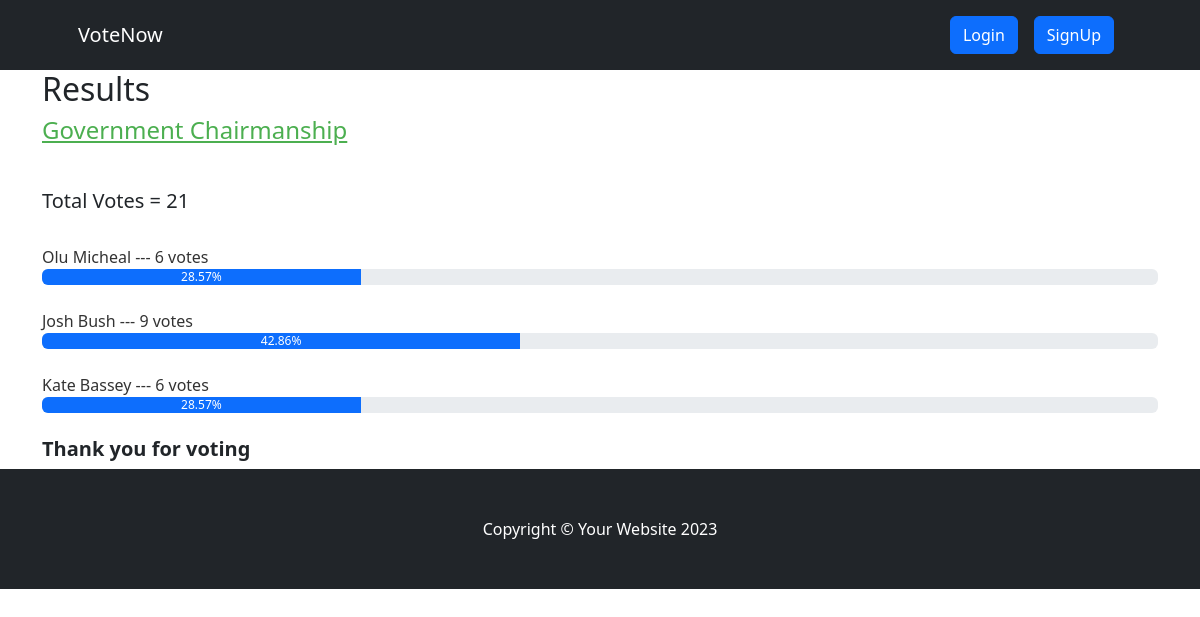
The app's page /result/government-chairmanship with its own data.
### voteapp/models.py (models this page shows, shortened)
class Category(models.Model):
    title = models.CharField(max_length=200)
    slug = models.SlugField(blank=True, null=True)
    description = models.TextField(blank=True, null=True)
    total_vote = models.IntegerField(default=0)
    voters = models.ManyToManyField(User, blank=True)

class CategoryItem(models.Model):
    title = models.CharField(max_length=200)
    total_vote = models.IntegerField(default=0)
    category = models.ForeignKey(Category, on_delete=models.CASCADE, related_name="items")
    voters = models.ManyToManyField(User, blank=True)
    @property
    def percentage_vote(self):
        category_votes = self.category.total_vote
        item_votes = self.total_vote
        if category_votes == 0:
            vote_in_percentage = 0
        else:
            vote_in_percentage = (item_votes/category_votes) * 100
        return vote_in_percentage

### voteapp/views.py (the view)
# urls.py: path("result/<str:slug>", views.result, name="result"),
def result(request, slug):
    category = Category.objects.get(slug=slug)
    items = CategoryItem.objects.filter(category=category)
    context = {"category": category, "items": items}
    return render(request, "result.html", context)

### voteapp/templatetags/custom_filters.py (called while the page is built)
@register.filter(name="has_voted")
def has_voted(user, voters):
    return any(user.id== voter.id for voter in voters)

### voteapp/templates/result.html
{% extends 'base.html' %}
{% block content %}
{% load humanize %}
{% load custom_filters %}
<div class="container result-container">
    <div class="sub-container">
      <h2>Results</h2>
      <h4>{{category.title}}</h4>
      <br>
      <h5>Total Votes = {{category.total_vote}}</h5>
      <br />
      {% for item in items  %}
      {% if request.user|has_voted:item.voters.all %}
      <small>{{item.title}}</strong> --- {{item.total_vote}} vote{{item.total_vote | pluralize:",s"}} ---  <strong>[voted]</strong> </small>
      <div class="progressContainer">
        <div class="progress">
          <div
            class="progress-bar"
            role="progressbar"
            aria-label="Example with label"
            style="width:{{item.percentage_vote | floatformat:2}}%;"
            aria-valuenow="25"
            aria-valuemin="0"
            aria-valuemax="100"
          >
          {{item.percentage_vote | floatformat:2}}%
          </div>
        </div>
      </div>
      <br>
      {% else %}
      <small>{{item.title}}</strong> --- {{item.total_vote}} vote{{item.total_vote | pluralize:",s"}} </small>
      <div class="progressContainer">
        <div class="progress">
          <div
            class="progress-bar"
            role="progressbar"
            aria-label="Example with label"
            style="width:{{item.percentage_vote | floatformat:2}}%;"
            aria-valuenow="25"
            aria-valuemin="0"
            aria-valuemax="100"
          >
          {{item.percentage_vote | floatformat:2}}%
          </div>
        </div>
      </div>
      <br>
      {% endif %}
      {% endfor %}
      <h5 style="font-weight: bold">Thank you for voting</h5>
    </div>
  </div>
{% endblock content %}

### voteapp/static/css/style.css (style rules this page uses)
* { box-sizing: border-box; }
.result-container { display: flex; align-items: center; justify-content: center; }
.sub-container { width: inherit; }
.result-container h4 { text-decoration: underline; margin-bottom: 20px; color: #4caf50; }
.result-container small { font-size: 16px; font-weight: 500; color: #333; }

### records on screen
Category: title "Government Chairmanship", total_vote "21"
CategoryItem: title "Olu Micheal", total_vote "6", total_vote|pluralize "s", percentage_vote "28.57"
CategoryItem: title "Josh Bush", total_vote "9", total_vote|pluralize "s", percentage_vote "42.86"
CategoryItem: title "Kate Bassey", total_vote "6", total_vote|pluralize "s", percentage_vote "28.57"
